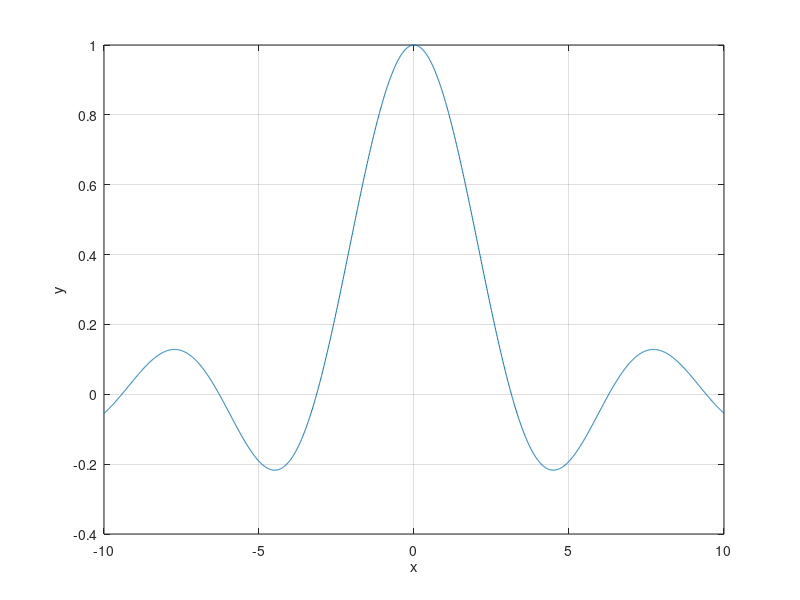

This figure's MATLAB source:
x = -10:0.01:10;
x = x + (x== 0)*eps; % in older version without this: divide by zero error
y = sin(x)./x ;
plot(x,y);grid on
xlabel('x')
ylabel('y')

%eps is a very very small(negligible) num